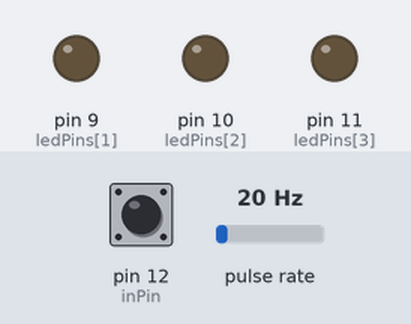
Simulated run of this sketch. Board: Arduino Uno, built with avr-gcc and run on an emulated ATmega328P. Parts: output pins drawn as LEDs (lit = HIGH). Wiring (inferred from the names in the program): pulse sensor: data pin 8. The test bench sets the inputs (shaded band); at power-on: pin 12 (inPin) HIGH, pulse rate 20 Hz. Pins used as bus, display or sensor lines are not drawn; what the sketch prints to the serial monitor is not drawn.

Above: at 1.2 s.
1.3 s: pin 12 (inPin) pulled LOW for 0.15 s
At 1.9 s:
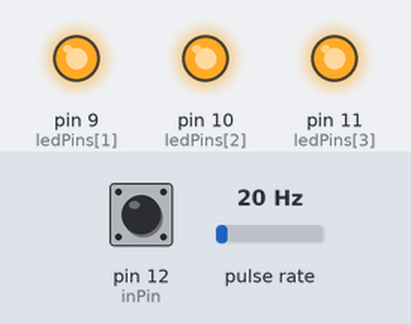
2.9 s: pin 12 (inPin) pulled LOW for 1 s
At 4.3 s:
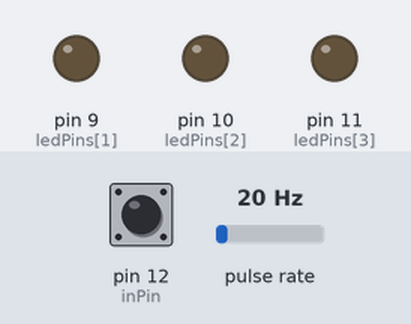
5.4 s: pin 12 (inPin) pulled LOW for 3.2 s
At 6.3 s:
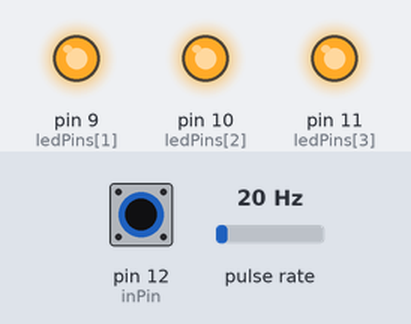
Timing chart, 0 to 8.4 s (numbered marks = the images above; inputs shaded):
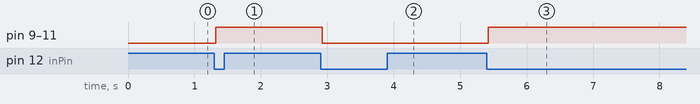

Measured:
- after the input at 1.3 s, pin 9 (ledPins[1]), pin 10 (ledPins[2]), pin 11 (ledPins[3]): LOW → HIGH at once
- after the input at 2.9 s, pin 9 (ledPins[1]), pin 10 (ledPins[2]), pin 11 (ledPins[3]): HIGH → LOW at once
- after the input at 5.4 s, pin 9 (ledPins[1]), pin 10 (ledPins[2]), pin 11 (ledPins[3]): LOW → HIGH at once

The sketch:

Timer_Register.ino
```cpp
/*****************************
   * Rabus *
   * HTW CHUR *
   * 25. FEB 2019 *
   * Poti LED-Stair *
  ******************************/
#include <Bounce2.h>
#include <avr/io.h>

int ledPins[] = {8, 9, 10, 11};
int inPin = 12; // Button Input
int ledState = LOW;
Bounce debouncer = Bounce(); // Instantiate a Bounce object

void setup() {
  Serial.begin(115200);
  // put your setup code here, to run once:
debouncer.attach(inPin,INPUT_PULLUP);
debouncer.interval(25); // Use a debounce interval of 25 milliseconds
  for (byte i = 0; i < 4; i++) {
    pinMode(ledPins[i], OUTPUT);
    digitalWrite(ledPins[i],ledState);
  }

noInterrupts();           // Alle Interrupts temporär abschalten
TCCR1A = 0;
TCCR1B = 0;
OCR1A = 16000;
TCCR1B |= (1 << CS12);    // 256 als Prescale-Wert spezifizieren
TIMSK1 |= (1 << TOIE1);   // Timer Overflow Interrupt aktivieren
interrupts();             // alle Interrupts scharf schalten


Serial.println("Register TCCR1A:");Serial.println(TCCR1A);
Serial.println("Register TCCR1B:");Serial.println(TCCR1B);
Serial.println("Register TCCR1C:");Serial.println(TCCR1C);
Serial.println("Register TCNT1L:");Serial.println(TCNT1L);
Serial.println("Register OCR1AH:");Serial.println(OCR1AH);
Serial.println("Register OCR1AL:");Serial.println(OCR1AL);
Serial.println("Register OCR1A:");Serial.println(OCR1A);
Serial.println("Register OCR1BH:");Serial.println(OCR1BH);
Serial.println("Register OCR1BL:");Serial.println(OCR1BL);
Serial.println("Register ICR1H:");Serial.println(ICR1H);
Serial.println("Register TIMSK1:");Serial.println(TIMSK1);
Serial.println("Register TIFR1:");Serial.println(TIFR1);


}

void loop() {
  // put your main code here, to run repeatedly:
debouncer.update(); // Update the Bounce instance
if ( debouncer.fell() ) { //Take timestamp for Button pressed
  ledState = !ledState; // Toggle LED state
    for (byte i = 0; i < 4; i++) {
      digitalWrite(ledPins[i],ledState);
      }
    }


}

ISR(TIMER1_OVF_vect)  {
  OCR1A = 16000;
  ledState = !ledState; // Toggle LED state
    for (byte i = 0; i < 4; i++) {
      digitalWrite(ledPins[i],ledState);
      }
      ledState = !ledState; // Toggle LED state
    for (byte i = 0; i < 4; i++) {
      digitalWrite(ledPins[i],ledState);
      }
  }
```
